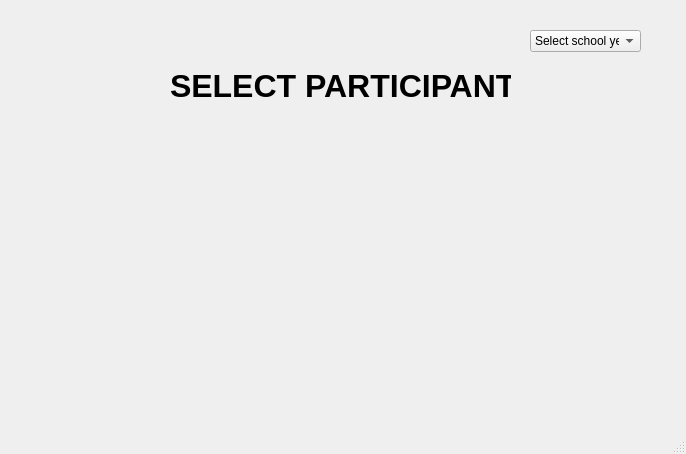
<?xml version="1.0" encoding="UTF-8"?>
<ui version="4.0">
 <class>mainWindow</class>
 <widget class="QMainWindow" name="mainWindow">
  <property name="geometry">
   <rect>
    <x>0</x>
    <y>0</y>
    <width>686</width>
    <height>454</height>
   </rect>
  </property>
  <property name="windowTitle">
   <string>MainWindow</string>
  </property>
  <widget class="QWidget" name="centralwidget">
   <widget class="QLabel" name="label">
    <property name="geometry">
     <rect>
      <x>170</x>
      <y>70</y>
      <width>341</width>
      <height>31</height>
     </rect>
    </property>
    <property name="font">
     <font>
      <family>Arial</family>
      <pointsize>24</pointsize>
      <weight>75</weight>
      <bold>true</bold>
     </font>
    </property>
    <property name="text">
     <string>SELECT PARTICIPANT</string>
    </property>
   </widget>
   <widget class="QComboBox" name="comboBox">
    <property name="geometry">
     <rect>
      <x>530</x>
      <y>30</y>
      <width>111</width>
      <height>22</height>
     </rect>
    </property>
    <item>
     <property name="text">
      <string>Select school year</string>
     </property>
    </item>
    <item>
     <property name="text">
      <string>2020</string>
     </property>
    </item>
    <item>
     <property name="text">
      <string>2021</string>
     </property>
    </item>
    <item>
     <property name="text">
      <string>2022</string>
     </property>
    </item>
    <item>
     <property name="text">
      <string>2023</string>
     </property>
    </item>
    <item>
     <property name="text">
      <string>2024</string>
     </property>
    </item>
    <item>
     <property name="text">
      <string>2025</string>
     </property>
    </item>
    <item>
     <property name="text">
      <string>2026</string>
     </property>
    </item>
    <item>
     <property name="text">
      <string>2027</string>
     </property>
    </item>
    <item>
     <property name="text">
      <string>2028</string>
     </property>
    </item>
    <item>
     <property name="text">
      <string>2029</string>
     </property>
    </item>
    <item>
     <property name="text">
      <string>2030</string>
     </property>
    </item>
    <item>
     <property name="text">
      <string>2031</string>
     </property>
    </item>
    <item>
     <property name="text">
      <string>2032</string>
     </property>
    </item>
    <item>
     <property name="text">
      <string>2033</string>
     </property>
    </item>
    <item>
     <property name="text">
      <string>2034</string>
     </property>
    </item>
    <item>
     <property name="text">
      <string>2035</string>
     </property>
    </item>
   </widget>
  </widget>
  <widget class="QMenuBar" name="menubar">
   <property name="geometry">
    <rect>
     <x>0</x>
     <y>0</y>
     <width>686</width>
     <height>21</height>
    </rect>
   </property>
  </widget>
  <widget class="QStatusBar" name="statusbar"/>
 </widget>
 <resources/>
 <connections/>
</ui>
